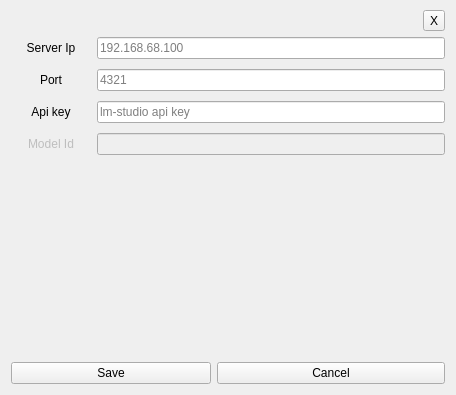
<?xml version="1.0" encoding="UTF-8"?>
<ui version="4.0">
 <class>SettingsPanel</class>
 <widget class="QWidget" name="SettingsPanel">
  <property name="geometry">
   <rect>
    <x>0</x>
    <y>0</y>
    <width>456</width>
    <height>395</height>
   </rect>
  </property>
  <property name="windowTitle">
   <string>Form</string>
  </property>
  <layout class="QGridLayout" name="gridLayout_2">
   <property name="topMargin">
    <number>10</number>
   </property>
   <item row="0" column="0" colspan="2">
    <spacer name="horizontalSpacer">
     <property name="orientation">
      <enum>Qt::Orientation::Horizontal</enum>
     </property>
     <property name="sizeHint" stdset="0">
      <size>
       <width>40</width>
       <height>20</height>
      </size>
     </property>
    </spacer>
   </item>
   <item row="0" column="2">
    <widget class="QToolButton" name="close">
     <property name="text">
      <string>X</string>
     </property>
    </widget>
   </item>
   <item row="1" column="0" colspan="3">
    <layout class="QGridLayout" name="gridLayout">
     <property name="verticalSpacing">
      <number>10</number>
     </property>
     <item row="1" column="0">
      <widget class="QLabel" name="label">
       <property name="text">
        <string>Port</string>
       </property>
       <property name="alignment">
        <set>Qt::AlignmentFlag::AlignCenter</set>
       </property>
      </widget>
     </item>
     <item row="0" column="0">
      <widget class="QLabel" name="label_4">
       <property name="minimumSize">
        <size>
         <width>80</width>
         <height>0</height>
        </size>
       </property>
       <property name="text">
        <string>Server Ip</string>
       </property>
       <property name="alignment">
        <set>Qt::AlignmentFlag::AlignCenter</set>
       </property>
      </widget>
     </item>
     <item row="0" column="1">
      <widget class="QLineEdit" name="ip">
       <property name="placeholderText">
        <string>192.168.68.100</string>
       </property>
      </widget>
     </item>
     <item row="2" column="1">
      <widget class="QLineEdit" name="key">
       <property name="echoMode">
        <enum>QLineEdit::EchoMode::Password</enum>
       </property>
       <property name="placeholderText">
        <string>lm-studio api key</string>
       </property>
      </widget>
     </item>
     <item row="2" column="0">
      <widget class="QLabel" name="label_2">
       <property name="text">
        <string>Api key</string>
       </property>
       <property name="alignment">
        <set>Qt::AlignmentFlag::AlignCenter</set>
       </property>
      </widget>
     </item>
     <item row="1" column="1">
      <widget class="QLineEdit" name="port">
       <property name="placeholderText">
        <string>4321</string>
       </property>
      </widget>
     </item>
     <item row="3" column="0">
      <widget class="QLabel" name="label_3">
       <property name="enabled">
        <bool>false</bool>
       </property>
       <property name="text">
        <string>Model Id</string>
       </property>
       <property name="alignment">
        <set>Qt::AlignmentFlag::AlignCenter</set>
       </property>
      </widget>
     </item>
     <item row="3" column="1">
      <widget class="QLineEdit" name="lineEdit_3">
       <property name="enabled">
        <bool>false</bool>
       </property>
      </widget>
     </item>
    </layout>
   </item>
   <item row="6" column="1" colspan="2">
    <widget class="QPushButton" name="cancel">
     <property name="text">
      <string>Cancel</string>
     </property>
    </widget>
   </item>
   <item row="6" column="0">
    <widget class="QPushButton" name="save">
     <property name="text">
      <string>Save</string>
     </property>
    </widget>
   </item>
   <item row="4" column="0" colspan="3">
    <spacer name="verticalSpacer">
     <property name="orientation">
      <enum>Qt::Orientation::Vertical</enum>
     </property>
     <property name="sizeHint" stdset="0">
      <size>
       <width>20</width>
       <height>40</height>
      </size>
     </property>
    </spacer>
   </item>
  </layout>
 </widget>
 <resources/>
 <connections/>
</ui>
